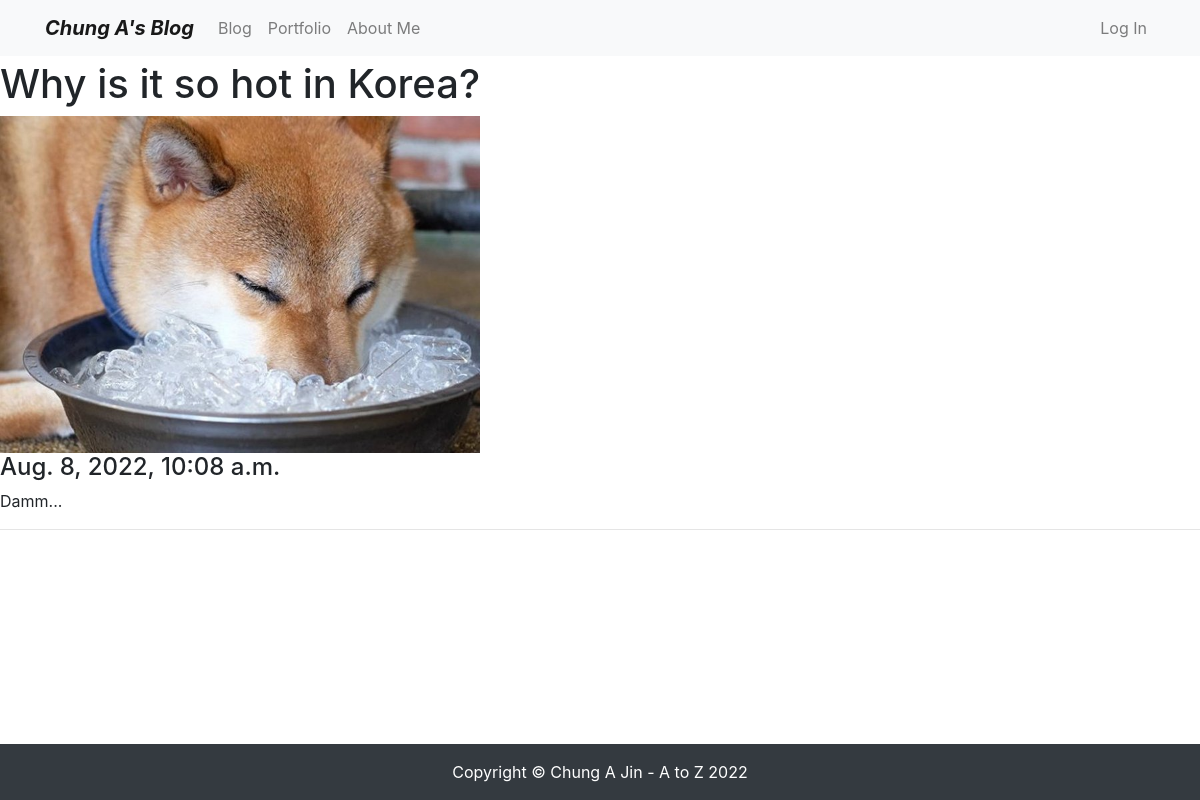
Page /blog/3/ on the committed database.
### blog/models.py (models this page shows, shortened)
class Post(models.Model):
    title = models.CharField(max_length=30)
    content = models.TextField()
    image = models.ImageField(upload_to='featured_image/%Y/%m/%d/')
    created_at = models.DateTimeField(auto_now_add=True)
    updated_at = models.DateTimeField(auto_now=True)

### blog/views.py (the view)
# urls.py: path('<int:pk>/', views.PostDetail.as_view()),
class PostDetail(DetailView):
    model = Post

### blog/templates/blog/post_detail.html (shortened to what this page needs)
{% extends 'blog/base.html' %}
{% block main_area %}
    <h1>{{ post.title }}</h1>
    <div><img src="{{ post.image.url }}" width="40%"></div>
    <h4>{{ post.created_at }}</h4>
    <p>{{ post.content }}</p>
    <hr />
{% endblock %}

### rows in the picture
Post: title "Why is it so hot in Korea?", image (picture), created_at "Aug. 8, 2022, 10:08 a.m.", content "Damm..."
